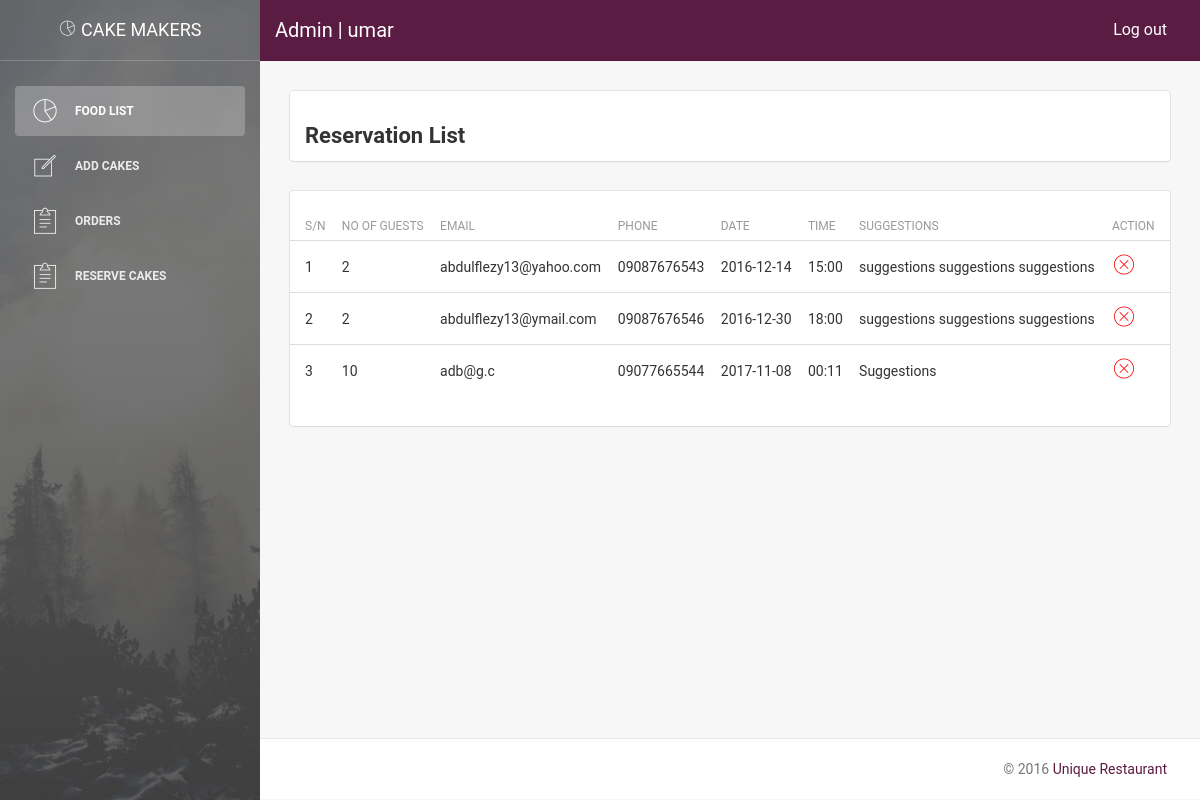
/admin/reservations.php (signed in), run on the app's committed database.
### tables this page shows
CREATE TABLE `reservation` (
  `reserve_id` int(11) NOT NULL,
  `no_of_guest` varchar(100) NOT NULL,
  `email` varchar(100) NOT NULL,
  `phone` varchar(100) NOT NULL,
  `date_res` varchar(100) NOT NULL,
  `time` varchar(100) NOT NULL,
  `suggestions` varchar(100) NOT NULL
);

### admin/reservations.php (the view, shortened to what this page needs)
<?php
	require "includes/db.php";
	$result = "";
	$per_page = 20;
		if(isset($_GET['page'])) {
			$page = $_GET['page'];
		}else{
			$page = 1;
		}
		$start = ($page - 1) * $per_page;
		$reserve = $db->query("SELECT * FROM reservation LIMIT $start, $per_page");
		if($reserve->num_rows) {
			$result = "<table class='table table-hover'>
						<thead>
							<th>S/N</th>
							<th>No of Guests</th>
							<th>Email</th>
							<th>Phone</th>
							<th>Date</th>
							<th>Time</th>
							<th>Suggestions</th>
							<th>Action</th>
						</thead>
						<tbody>";
			$x = 1;
			while($row = $reserve->fetch_assoc()) {
				$reserve_id = $row['reserve_id'];
				$no_of_guest = $row['no_of_guest'];
				$email = $row['email'];
				$phone = $row['phone'];
				$date_res = $row['date_res'];
				$time = $row['time'];
				$suggestions = $row['suggestions'];
				$result .=  "<tr>
								<td>$x</td>
								<td>$no_of_guest</td>
								<td>$email</td>
								<td>$phone</td>
								<td>$date_res</td>
								<td>$time</td>
								<td>$suggestions</td>
								<td><a href='reservations.php?delete=".$reserve_id."' onclick='return check();'><i class='pe-7s-close-circle'></i></a></td>
							</tr>";
				$x++;
			}
			$result .= "</tbody>
						</table>";
		}else{
			$result = "<p style='color:red; padding: 10px; background: #ffeeee;'>No Table reservations available yet</p>";
		}
?>
<!doctype html>
<html lang="en">
<head>
    <link href="assets/css/bootstrap.min.css" rel="stylesheet" />
    <link href="assets/css/animate.min.css" rel="stylesheet"/>
    <link href="assets/css/light-bootstrap-dashboard.css" rel="stylesheet"/>
    <link href="assets/css/demo.css" rel="stylesheet" />
    <link href="assets/css/pe-icon-7-stroke.css" rel="stylesheet" />
    <link href="assets/css/style.css" rel="stylesheet" />
</head>
<body>
<div class="wrapper">
    <div class="sidebar" data-color="#000" data-image="assets/img/sidebar-5.jpg">
    	<?php require "includes/side_wrapper.php"; ?>
    <div class="main-panel">
        <nav class="navbar navbar-default navbar-fixed" style="background: #521038f2;">
            <div class="container-fluid">
                <div class="navbar-header">
                    <a class="navbar-brand" href="#" style="color: #fff;">Admin | <?php echo $_SESSION["username"]  ?></a>
                </div>
                <div class="collapse navbar-collapse">
                    <ul class="nav navbar-nav navbar-right">
                        <li>
                            <a href="logout.php" style="color: #fff;">
                                Log out
                            </a>
                        </li>
                    </ul>
                </div>
            </div>
        </nav>
        <div class="content">
            <div class="container-fluid">
                <div class="row">
                    <div class="col-md-12">
                        <div class="card">
                            <div class="content table-responsive table-full-width">
								<form method="post" action="<?php echo htmlentities($_SERVER['PHP_SELF']); ?>">
									<div class="row">
										<div class="container">
											<div class="header">
                                <h4 class="title"><b>Reservation List</b></h4>
                            </div>
										</div>
									</div>
								</form>
                            </div>
                        </div>
                    </div>
                </div>
            </div>
			<div class="container-fluid">
                <div class="row">
                    <div class="col-md-12">
                        <div class="card">
                            <div class="content table-responsive table-full-width">
								<?php echo $result; ?>
                            </div>
                        </div>
                    </div>
                </div>
            </div>
        </div>
        <footer class="footer">
            <div class="container-fluid">
                <p class="copyright pull-right">
                    &copy; 2016 <a href="index.php" style="color: #521038f2;">Unique Restaurant</a>
                </p>
            </div>
        </footer>
    </div>
</div>
</body>
</html>

### admin/assets/css/style.css (style rules this page uses)
.pe-7s-close-circle { color: red; font-size: 24px; }

### data on the page
reservation: no_of_guest "2", email "abdulflezy13@yahoo.com", phone "09087676543", date_res "2016-12-14", time "15:00", suggestions "suggestions suggestions suggestions"
reservation: no_of_guest "2", email "abdulflezy13@ymail.com", phone "09087676546", date_res "2016-12-30", time "18:00", suggestions "suggestions suggestions suggestions"
reservation: no_of_guest "10", email "adb@g.c", phone "09077665544", date_res "2017-11-08", time "00:11", suggestions "Suggestions"

### other printed values
$_SESSION["username"] "umar"
